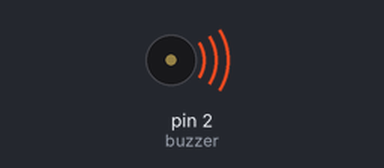
Simulated run of this sketch. Board: Arduino Uno, built with avr-gcc and run on an emulated ATmega328P. Parts: buzzer (waves = sounding).

Above: at 0.1 s.
Timing chart, 0 to 1.6 s (numbered marks = the images above):
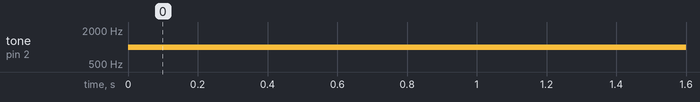

The sketch:

buzzer.ino
```cpp
int buzzer = 2;

void setup(){
	pinMode(buzzer, OUTPUT);
}

void loop(){
	tone(buzzer, 1000);
}
```

Measured:
- by itself, tone on pin 2 (buzzer): silent → 1000 Hz at 0.00 s
